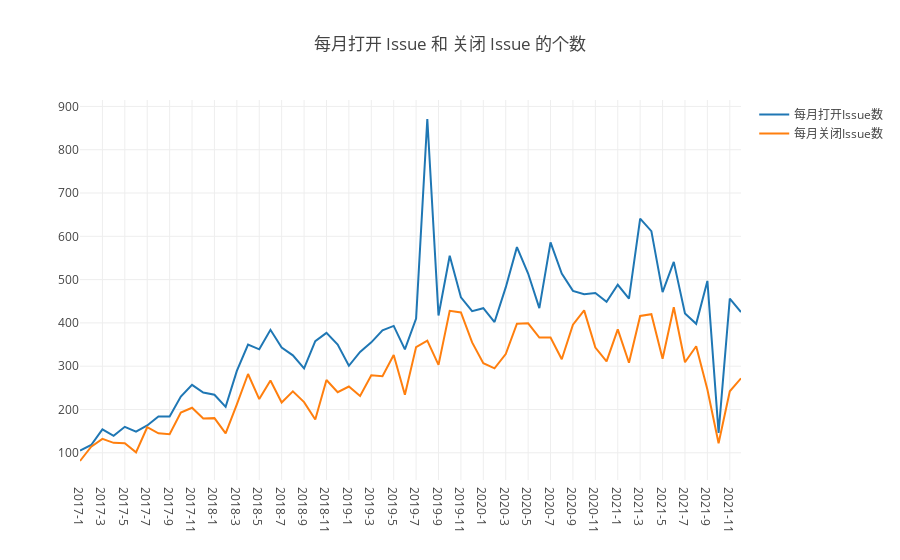

Notebook code for this chart:
### Markdown cell above
## 2. 每月打开 Issue 和 关闭 Issue 的个数

### Code cell
query(
    `
    select
    toYear(created_at) as year, toMonth(created_at) as month,
    count(action='opened' or NULL) as open,
    count(action='closed' or NULL) as close
    from github_log.events
    where repo_id=${repo_id} and type='IssuesEvent' and year>=${startYear} and year<=${endYear}
    group by year, month
    order by year, month
    `
).then(data => {
    var openCount = [], closeCount = [], timeline = [], table = [];
    data.forEach(d => {
        openCount.push(d.open);
        closeCount.push(d.close);
        var time = d.year + '-' + d.month;
        timeline.push(time);
        table.push({'Time': time, 'Opened Issues': d.open, 'Closed Issues': d.close});
    });
    openDigger.render.plotly([
        {x: timeline, y: openCount, mode: 'scatter', name: '每月打开Issue数'},
        {x: timeline, y: closeCount, mode: 'scatter', name: '每月关闭Issue数'},
    ], {
        title: '每月打开 Issue 和 关闭 Issue 的个数',
        xaxis: {type: 'category'},
    });
    console.table(table);
})

### Figure 1 — Plotly figure (JSON) as saved in the notebook; plotly's stock layout.template omitted (floating-point values rounded to 4 significant figures)
{"data": [{"mode": "scatter", "name": "每月打开Issue数", "x": ["2017-1", "2017-2", "2017-3", "2017-4", "2017-5", "2017-6", "2017-7", "2017-8", "2017-9", "2017-10", "2017-11", "2017-12", "2018-1", "2018-2", "2018-3", "2018-4", "2018-5", "2018-6", "2018-7", "2018-8", "2018-9", "2018-10", "2018-11", "2018-12", "2019-1", "2019-2", "2019-3", "2019-4", "2019-5", "2019-6", "2019-7", "2019-8", "2019-9", "2019-10", "2019-11", "2019-12", "2020-1", "2020-2", "2020-3", "2020-4", "2020-5", "2020-6", "2020-7", "2020-8", "2020-9", "2020-10", "2020-11", "2020-12", "2021-1", "2021-2", "2021-3", "2021-4", "2021-5", "2021-6", "2021-7", "2021-8", "2021-9", "2021-10", "2021-11", "2021-12"], "y": ["105", "118", "154", "139", "160", "149", "163", "184", "184", "230", "257", "239", "234", "206", "289", "350", "339", "384", "343", "325", "295", "358", "377", "350", "301", "333", "355", "383", "393", "339", "410", "871", "417", "555", "459", "427", "434", "402", "482", "575", "514", "434", "586", "514", "474", "466", "469", "449", "488", "456", "641", "612", "471", "541", "422", "398", "497", "146", "456", "425"]}, {"mode": "scatter", "name": "每月关闭Issue数", "x": ["2017-1", "2017-2", "2017-3", "2017-4", "2017-5", "2017-6", "2017-7", "2017-8", "2017-9", "2017-10", "2017-11", "2017-12", "2018-1", "2018-2", "2018-3", "2018-4", "2018-5", "2018-6", "2018-7", "2018-8", "2018-9", "2018-10", "2018-11", "2018-12", "2019-1", "2019-2", "2019-3", "2019-4", "2019-5", "2019-6", "2019-7", "2019-8", "2019-9", "2019-10", "2019-11", "2019-12", "2020-1", "2020-2", "2020-3", "2020-4", "2020-5", "2020-6", "2020-7", "2020-8", "2020-9", "2020-10", "2020-11", "2020-12", "2021-1", "2021-2", "2021-3", "2021-4", "2021-5", "2021-6", "2021-7", "2021-8", "2021-9", "2021-10", "2021-11", "2021-12"], "y": ["81", "114", "132", "123", "122", "101", "159", "145", "143", "193", "204", "179", "180", "145", "212", "282", "224", "267", "216", "242", "217", "177", "268", "240", "253", "231", "279", "277", "326", "234", "344", "359", "303", "428", "424", "355", "307", "295", "328", "398", "399", "366", "366", "316", "396", "429", "343", "311", "385", "308", "416", "420", "317", "436", "309", "346", "246", "122", "242", "272"]}], "layout": {"autosize": true, "title": {"text": "每月打开 Issue 和 关闭 Issue 的个数"}, "xaxis": {"autorange": true, "range": [0, 59], "type": "category"}, "yaxis": {"autorange": true, "range": [37.11, 914.9], "type": "linear"}}}
